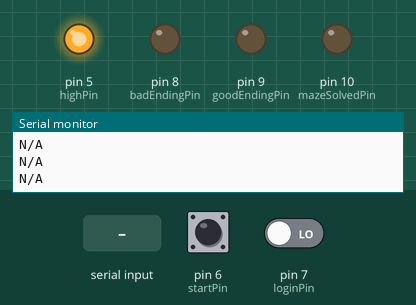
Simulated run of this sketch. Board: Arduino Uno, built with avr-gcc and run on an emulated ATmega328P. Parts: output pins drawn as LEDs (lit = HIGH), the last lines printed to the serial monitor. The inputs (shaded band) are chosen by the test bench; at power-on: pin 6 (startPin) LOW, pin 7 (loginPin) LOW.

Above: at 1.2 s.
1.3 s: "Maze Solved" received over Serial
At 2.9 s:
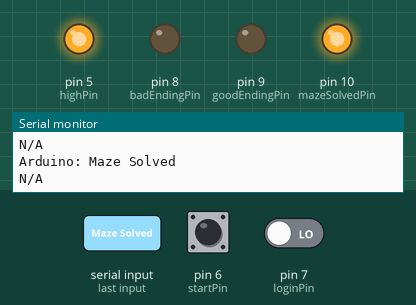
4.0 s: "Good Ending" received over Serial
At 6.2 s:
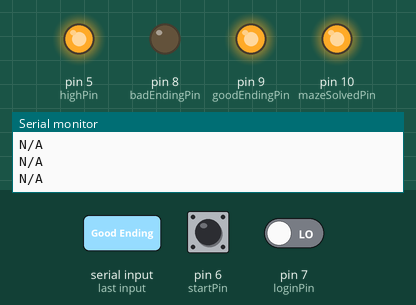
6.5 s: "Bad Ending" received over Serial
At 8.3 s:
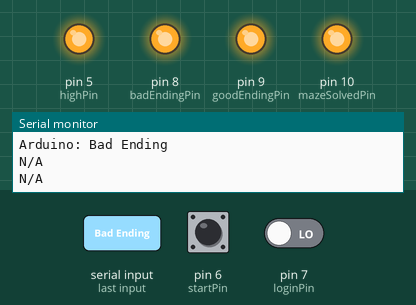
9.0 s: pin 6 (startPin) pulled HIGH for 0.15 s
At 9.4 s:
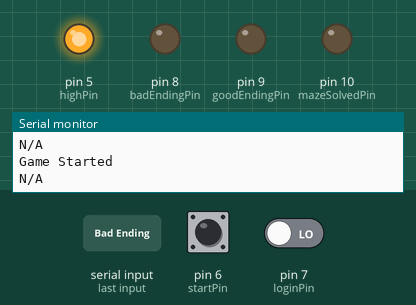
12.5 s: "Good Ending" received over Serial
At 14.1 s:
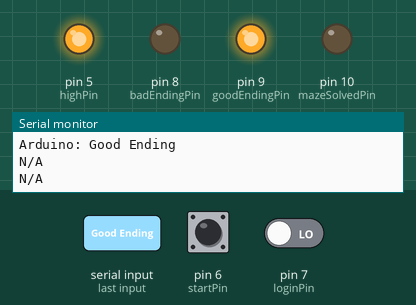
Timing chart, 0 to 15.6 s (numbered marks = the images above; inputs shaded):
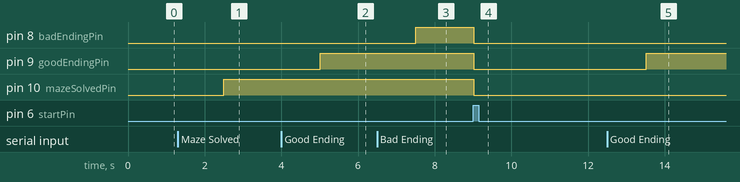

Measured:
- after the input at 1.3 s, pin 10 (mazeSolvedPin): LOW → HIGH after 1.2 s
- after the input at 4.0 s, pin 9 (goodEndingPin): LOW → HIGH after 1.0 s
- after the input at 6.5 s, pin 8 (badEndingPin): LOW → HIGH after 1.0 s
- after the input at 9.0 s, pin 8 (badEndingPin), pin 9 (goodEndingPin), pin 10 (mazeSolvedPin): HIGH → LOW at once
- after the input at 12.5 s, pin 9 (goodEndingPin): LOW → HIGH after 1.0 s

The sketch:

COGS_Communication.ino
```cpp
//int action = 0;
//int resetPin = 7;
//Used as 5V
int highPin = 5;

int startPin = 6;
int loginPin = 7;
bool start = LOW;
bool login = LOW;

int badEndingPin = 8;
int goodEndingPin = 9;
int mazeSolvedPin = 10;
int delayTime = 500;

void setup()
{
  pinMode(highPin, OUTPUT);
  pinMode(startPin, INPUT);
  pinMode(loginPin, INPUT);
  pinMode(mazeSolvedPin, OUTPUT);
  pinMode(goodEndingPin, OUTPUT);
  pinMode(badEndingPin, OUTPUT);
  //pinMode(resetPin, INPUT);

  digitalWrite(highPin, HIGH);

  Serial.begin(9600);
  //Serial.write("Process Started:");
}

void loop()
{
    while(Serial.available()){
        String message = Serial.readString();
        message.trim();
        to_cogs(message);
     }

    read_once(startPin,&start,"Game Started");
    read_once(loginPin,&login,"Show Login");

    Serial.println("N/A");
    delay(delayTime);
}

//Will Send One Msg Per if from LOW -> HIGH
//Prevents multiple msg outs from Arduino
void read_once(int pin, bool *prev, String msg){
  bool temp = digitalRead(pin);
  if(msg == "Game Started" && temp){
    reset();
  }
  if(*prev != temp){
      *prev = temp;
      if(*prev){Serial.println(msg);}
    }
}

void to_cogs(String a)
{
    if(a == "Maze Solved"){
      digitalWrite(mazeSolvedPin, HIGH);
    }
    else if(a == "Good Ending"){
      digitalWrite(goodEndingPin, HIGH);
    }
    else if(a == "Bad Ending"){
      digitalWrite(badEndingPin, HIGH);
    }
    Serial.println("Arduino: " + a);
}

void toggle(int pin)
{
  bool pinState = digitalRead(pin);
  digitalWrite(pin, !pinState);
}

void reset()
{
  digitalWrite(mazeSolvedPin, LOW);
  digitalWrite(goodEndingPin, LOW);
  digitalWrite(badEndingPin, LOW);
}
```
